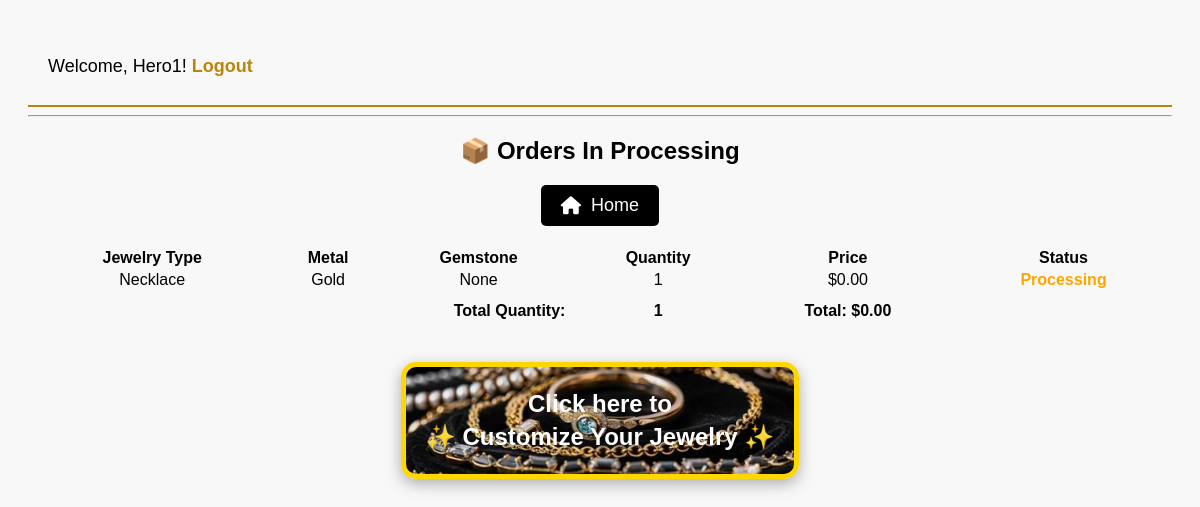
Screenshot of /tracking (signed in) with the database file from the repository.
### tables this page shows
CREATE TABLE orders (
            id INTEGER PRIMARY KEY AUTOINCREMENT,
            jewelry_type TEXT,
            metal TEXT,
            gemstone TEXT
        , user_id INTEGER, quantity INTEGER DEFAULT 1, price REAL DEFAULT 0.0, status TEXT DEFAULT 'Processing');

### app.py (the view)
@app.route('/tracking')
def tracking():
    if 'user' not in session:
        return redirect(url_for('login'))
    user = session['user']
    conn = sqlite3.connect('jewelry_store.db')
    c = conn.cursor()
    c.execute('''
        SELECT id, jewelry_type, metal, gemstone, quantity, price, status
        FROM orders
        WHERE user_id = (SELECT id FROM users WHERE username = ?)
          AND status = 'Processing'
    ''', (user,))
    orders = c.fetchall()
    c.execute('''
        SELECT SUM(quantity), SUM(quantity * price)
        FROM orders
        WHERE user_id = (SELECT id FROM users WHERE username = ?)
          AND status = 'Processing'
    ''', (user,))
    totals = c.fetchone()
    total_quantity = totals[0] or 0
    total_price = totals[1] or 0.0
    conn.close()
    return render_template('tracking.html', user=user, orders=orders,
                           total_quantity=total_quantity, total_price=total_price)

### templates/tracking.html (shortened to what this page needs)
<!DOCTYPE html>
<html lang="en">
<head>
    <link rel="stylesheet" type="text/css" href="{{ url_for('static', filename='styles.css') }}">
    <link rel="stylesheet" href="https://cdnjs.cloudflare.com/ajax/libs/font-awesome/6.0.0/css/all.min.css">
</head>
<body>
    <nav>
        {% if session.get('user') %}
            <p>Welcome, {{ session['user'] }}! <a href="{{ url_for('logout') }}">Logout</a></p>
        {% else %}
            <a href="{{ url_for('login') }}">Login</a> | <a href="{{ url_for('register') }}">Register</a>
        {% endif %}
    </nav>
    <hr>
    <h2 style="text-align: center;">📦 Orders In Processing</h2>
    <div style="text-align: center; margin-bottom: 20px;">
        <a href="{{ url_for('home') }}" style="text-decoration: none;">
            <button style="background-color: black; color: white; font-size: 18px; padding: 10px 20px;
                           border: none; border-radius: 5px; cursor: pointer; display: flex; align-items: center; gap: 10px;">
                <i class="fa-solid fa-home"></i> Home
            </button>
        </a>
    </div>
    {% if orders %}
    <table style="width: 100%;">
        <tr>
            <th>Jewelry Type</th>
            <th>Metal</th>
            <th>Gemstone</th>
            <th>Quantity</th>
            <th>Price</th>
            <th>Status</th>
        </tr>
        {% for order in orders %}
        <tr>
            <td>{{ order[1] }}</td>
            <td>{{ order[2] }}</td>
            <td>{{ order[3] }}</td>
            <td style="text-align: center;">{{ order[4] }}</td>
            <td>${{ '%.2f' | format(order[4] * order[5]) }}</td>
            <td style="color: orange; font-weight: bold;">{{ order[6] }}</td>
        </tr>
        {% endfor %}
        <tr>
            <td colspan="3" style="font-weight: bold; text-align: right; padding: 10px;">Total Quantity:</td>
            <td style="text-align: center; font-weight: bold;">{{ total_quantity }}</td>
            <td style="font-weight: bold;">Total: ${{ '%.2f' | format(total_price) }}</td>
            <td></td>
        </tr>
    </table>
    {% else %}
        <p style="text-align: center; font-size: 20px; margin-top: 40px;">No processing orders to track. ✨</p>
    {% endif %}
    <div style="text-align: center; margin-top: 30px;">
        <a href="{{ url_for('customize') }}" style="text-decoration: none;">
            <div style="
                display: inline-block;
                padding: 20px;
                font-size: 24px;
                font-weight: bold;
                color: white;
                border: 5px solid gold;
                border-radius: 15px;
                background-image: url('{{ url_for('static', filename='images/jewelry-bg.jpg') }}');
                background-size: cover;
                background-position: center;
                box-shadow: 0px 5px 15px rgba(0, 0, 0, 0.3);
                line-height: 1.4;
            ">
                <div>Click here to</div>
                <div>✨ Customize Your Jewelry ✨</div>
            </div>
        </a>
    </div>
</body>
</html>

### static/styles.css (style rules this page uses)
body { font-family: Arial, sans-serif; background-color: #f8f8f8; text-align: center; padding: 20px; }
p { font-size: 18px; }
label, select, button { display: block; margin: 10px auto; font-size: 16px; }
button { background-color: #b8860b; color: white; padding: 10px; border: none; cursor: pointer; }
nav { display: flex; justify-content: space-between; align-items: center; padding: 10px 20px; background-color: #f8f8f8; border-bottom: 2px solid #b8860b; }
nav a { font-size: 18px; font-weight: bold; text-decoration: none; color: #b8860b; transition: color 0.3s; }

### rows the page displays
orders: jewelry_type "Necklace", metal "Gold", order "None", quantity "1", order[4]*order[5] "0.00", status "Processing"

### other values shown
{{ session['user'] }} "Hero1"
{{ total_quantity }} "1"
{{ '%.2f' | format(total_price) }} "0.00"
